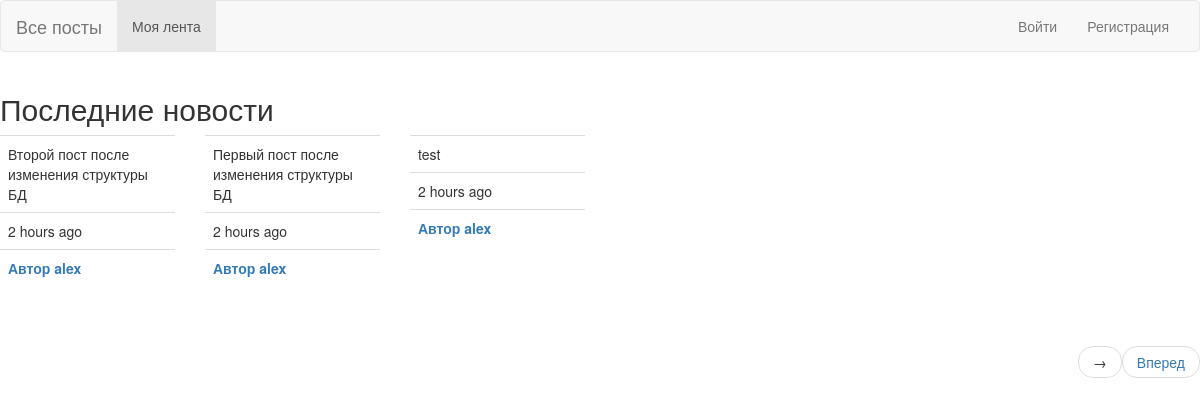
/explore, run on the app's committed database.
### app/models.py (models this page shows, shortened)
class Post(db.Model):
    id = db.Column(db.Integer, primary_key=True)
    body = db.Column(db.String, nullable=False)
    dt =db.Column(db.DateTime,default=datetime.utcnow)
    user_id = db.Column(db.Integer, db.ForeignKey('user.id'))

class User(db.Model, UserMixin):
    id = db.Column(db.Integer, primary_key=True)
    username = db.Column(db.String, unique=True, nullable=False)
    password = db.Column(db.String(128), nullable=False)
    email= db.Column(db.String, unique=True, nullable=False)
    last_seen =db.Column(db.DateTime,default=datetime.utcnow)
    about_me = db.Column(db.String)
    posts = db.relationship('Post', backref='author', lazy='dynamic')
    followed = db.relationship(
        'User', secondary=followers,
        primaryjoin=(followers.c.follower_id==id),
        secondaryjoin=(followers.c.followed_id==id),
        backref=db.backref('follower', lazy='dynamic'), lazy='dynamic'
    )

### app/routes.py (the view)
@app.route('/explore')
def explore():
    page = request.args.get('page', 1, type=int)
    posts = Post.query.order_by(Post.dt.desc()).paginate(
        page=page, per_page=app.config['POSTS_PER_PAGE'], error_out=False)
    prev_url = url_for('explore', page = posts.prev_num) if posts.has_prev else None
    next_url = url_for('explore', page = posts.next_num) if posts.has_next else None
    return render_template('index.html', title='Все посты', posts=posts.items,
                            prev_url=prev_url, next_url=next_url)

### app/routes.py (called while the page is built)
@app.before_request
def before_request():
    if current_user.is_authenticated:
        current_user.last_seen = datetime.utcnow()
        db.session.commit()

### app/templates/index.html (shortened to what this page needs)
{% extends 'base.html' %}
{% import 'bootstrap/wtf.html' as wtf   %}
{% block content %}
    <h2>Последние новости</h2>
    <div class="row">
    {% for post in posts %}
        {% include '_post.html'  %}
    {% endfor %}
    </div>
    <br>
    {% include '_paginate.html'   %}
{% endblock %}

### app/templates/_post.html (shortened to what this page needs)
<div class="col-md-2">
    <table class="table table-hover">
        <tr> <td>{{post.body}} </td></tr>
         <tr><td>{{ moment(post.dt).fromNow()}}</td></tr>
        {% if current_user == post.author %}
            <tr> <td><b> Автор {{post.author.username}} </b> </td> </tr>
            <tr> <td><a href="{{url_for('delete_post', id=post.id)}}">Удалить</td> </tr>
        {% else %}
            <tr>
                <td><b> <a href="{{url_for('profile', username=post.author.username)}}">Автор {{post.author.username}} </a></b> </td>
            </tr>
        {% endif %}
</table>
</div>

### data on the page
Post: body "Второй пост после изменения структуры БД", dt "2 hours ago", author.username "alex"
Post: body "Первый пост после изменения структуры БД", dt "2 hours ago", author.username "alex"
Post: body "test", dt "2 hours ago", author.username "alex"
